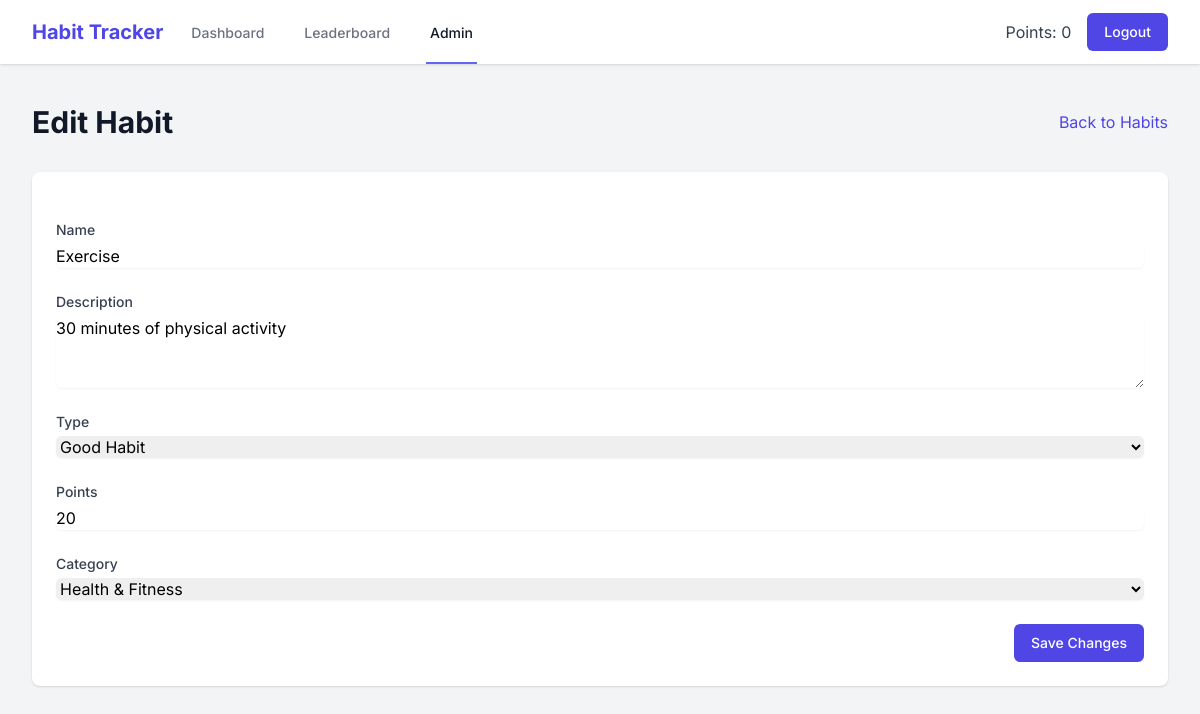
The app's page /admin/habits/1/edit (signed in) with its own data.
### models.py (models this page shows, shortened)
class User(UserMixin, db.Model):
    id = db.Column(db.Integer, primary_key=True)
    username = db.Column(db.String(80), unique=True, nullable=False)
    email = db.Column(db.String(120), unique=True, nullable=False)
    password_hash = db.Column(db.String(128))
    points = db.Column(db.Integer, default=0)
    is_admin = db.Column(db.Boolean, default=False)
    created_at = db.Column(db.DateTime, default=datetime.utcnow)
    user_habits = db.relationship('UserHabit', backref='user', lazy=True)

class Habit(db.Model):
    id = db.Column(db.Integer, primary_key=True)
    name = db.Column(db.String(100), unique=True, nullable=False)
    description = db.Column(db.Text)
    is_good = db.Column(db.Boolean, default=True)
    points = db.Column(db.Integer, default=10)
    category_id = db.Column(db.Integer, db.ForeignKey('category.id'))
    created_at = db.Column(db.DateTime, default=datetime.utcnow)
    user_habits = db.relationship('UserHabit', backref='habit', lazy=True)

class Category(db.Model):
    id = db.Column(db.Integer, primary_key=True)
    name = db.Column(db.String(50), unique=True, nullable=False)
    color = db.Column(db.String(7), default='#4F46E5')
    created_at = db.Column(db.DateTime, default=datetime.utcnow)
    habits = db.relationship('Habit', backref='category', lazy=True)

### app.py (the view, shortened to what this page needs)
@app.route('/admin/habits/<int:habit_id>/edit', methods=['GET', 'POST'])
@login_required
@admin_required
def admin_edit_habit(habit_id):
    habit = Habit.query.get_or_404(habit_id)
    categories = Category.query.all()  # Get all categories for the dropdown
    return render_template('admin/edit_habit.html', habit=habit, categories=categories)

### app.py (called while the page is built)
def admin_required(f):
    @wraps(f)
    def decorated_function(*args, **kwargs):
        if not current_user.is_authenticated or not current_user.is_admin:
            flash('You need to be an admin to access this page.', 'error')
            return redirect(url_for('dashboard'))
        return f(*args, **kwargs)
    return decorated_function

@login_manager.user_loader
def load_user(user_id):
    return User.query.get(int(user_id))

@app.after_request
def add_security_headers(response):
    response.headers['Content-Security-Policy'] = "default-src 'self'; script-src 'self' 'unsafe-inline' 'unsafe-eval' https://cdn.jsdelivr.net https://cdn.tailwindcss.com; style-src 'self' 'unsafe-inline' https://fonts.googleapis.com; font-src 'self' https://fonts.gstatic.com; img-src 'self' data:; connect-src 'self'"
    return response

### templates/admin/edit_habit.html (shortened to what this page needs)
{% extends "base.html" %}
{% block content %}
<div class="max-w-7xl mx-auto px-4 sm:px-6 lg:px-8">
    <div class="flex justify-between items-center mb-8">
        <h1 class="text-3xl font-bold text-gray-900">Edit Habit</h1>
        <a href="{{ url_for('admin_habits') }}" class="text-indigo-600 hover:text-indigo-900">
            Back to Habits
        </a>
    </div>
    <div class="bg-white shadow sm:rounded-lg">
        <div class="px-4 py-5 sm:p-6">
            <form method="POST" class="space-y-6">
                <div>
                    <label for="name" class="block text-sm font-medium text-gray-700">Name</label>
                    <input type="text" name="name" id="name" value="{{ habit.name }}" required
                           class="mt-1 block w-full rounded-md border-gray-300 shadow-sm focus:border-indigo-500 focus:ring-indigo-500">
                </div>
                <div>
                    <label for="description" class="block text-sm font-medium text-gray-700">Description</label>
                    <textarea name="description" id="description" rows="3"
                              class="mt-1 block w-full rounded-md border-gray-300 shadow-sm focus:border-indigo-500 focus:ring-indigo-500">{{ habit.description }}</textarea>
                </div>
                <div>
                    <label for="is_good" class="block text-sm font-medium text-gray-700">Type</label>
                    <select name="is_good" id="is_good"
                            class="mt-1 block w-full rounded-md border-gray-300 shadow-sm focus:border-indigo-500 focus:ring-indigo-500">
                        <option value="true" {% if habit.is_good %}selected{% endif %}>Good Habit</option>
                    </select>
                </div>
                <div>
                    <label for="points" class="block text-sm font-medium text-gray-700">Points</label>
                    <input type="number" name="points" id="points" value="{{ habit.points }}" required
                           class="mt-1 block w-full rounded-md border-gray-300 shadow-sm focus:border-indigo-500 focus:ring-indigo-500">
                </div>
                <div>
                    <label for="category" class="block text-sm font-medium text-gray-700">Category</label>
                    <select name="category" id="category"
                            class="mt-1 block w-full rounded-md border-gray-300 shadow-sm focus:border-indigo-500 focus:ring-indigo-500">
                        {% for category in categories %}
                        <option value="{{ category.id }}" {% if habit.category_id == category.id %}selected{% endif %}>
                            {{ category.name }}
                        </option>
                        {% endfor %}
                    </select>
                </div>
                <div class="flex justify-end">
                    <button type="submit"
                            class="inline-flex items-center px-4 py-2 border border-transparent text-sm font-medium rounded-md text-white bg-indigo-600 hover:bg-indigo-700 focus:outline-none focus:ring-2 focus:ring-offset-2 focus:ring-indigo-500">
                        Save Changes
                    </button>
                </div>
            </form>
        </div>
    </div>
</div>
{% endblock %}

### templates/base.html (shortened to what this page needs)
<!DOCTYPE html>
<html lang="en">
<head>
    <script src="https://cdn.tailwindcss.com"></script>
</head>
<body class="bg-gray-100">
    {% if current_user.is_authenticated %}
    <nav class="bg-white shadow">
        <div class="max-w-7xl mx-auto px-4 sm:px-6 lg:px-8">
            <div class="flex justify-between h-16">
                <div class="flex">
                    <div class="flex-shrink-0 flex items-center">
                        <a href="{{ url_for('dashboard') }}" class="text-xl font-bold text-indigo-600">
                            Habit Tracker
                        </a>
                    </div>
                    <div class="hidden sm:ml-6 sm:flex sm:space-x-8">
                        <a href="{{ url_for('dashboard') }}"
                            class="{% if request.endpoint == 'dashboard' %}border-indigo-500 text-gray-900{% else %}border-transparent text-gray-500 hover:border-gray-300 hover:text-gray-700{% endif %} inline-flex items-center px-1 pt-1 border-b-2 text-sm font-medium">
                            Dashboard
                        </a>
                        <a href="{{ url_for('leaderboard') }}"
                            class="{% if request.endpoint == 'leaderboard' %}border-indigo-500 text-gray-900{% else %}border-transparent text-gray-500 hover:border-gray-300 hover:text-gray-700{% endif %} inline-flex items-center px-1 pt-1 border-b-2 text-sm font-medium">
                            Leaderboard
                        </a>
                        {% if current_user.is_admin %}
                        <a href="{{ url_for('admin_dashboard') }}"
                            class="{% if request.endpoint.startswith('admin_') %}border-indigo-500 text-gray-900{% else %}border-transparent text-gray-500 hover:border-gray-300 hover:text-gray-700{% endif %} inline-flex items-center px-1 pt-1 border-b-2 text-sm font-medium">
                            Admin
                        </a>
                        {% endif %}
                    </div>
                </div>
                <div class="flex items-center">
                    <span class="text-gray-700 mr-4">Points: {{ current_user.points }}</span>
                    <a href="{{ url_for('logout') }}"
                        class="inline-flex items-center px-4 py-2 border border-transparent text-sm font-medium rounded-md text-white bg-indigo-600 hover:bg-indigo-700">
                        Logout
                    </a>
                </div>
            </div>
        </div>
    </nav>
    {% endif %}
    <main class="py-10">
        {% block content %}{% endblock %}
    </main>
</body>
</html>

### templates/base.html (style rules this page uses)
body { font-family: 'Inter', sans-serif; }

### records on screen
User: points "0"
Habit: name "Exercise", description "30 minutes of physical activity", is_good "Good Habit", points "20", category "Health & Fitness"
